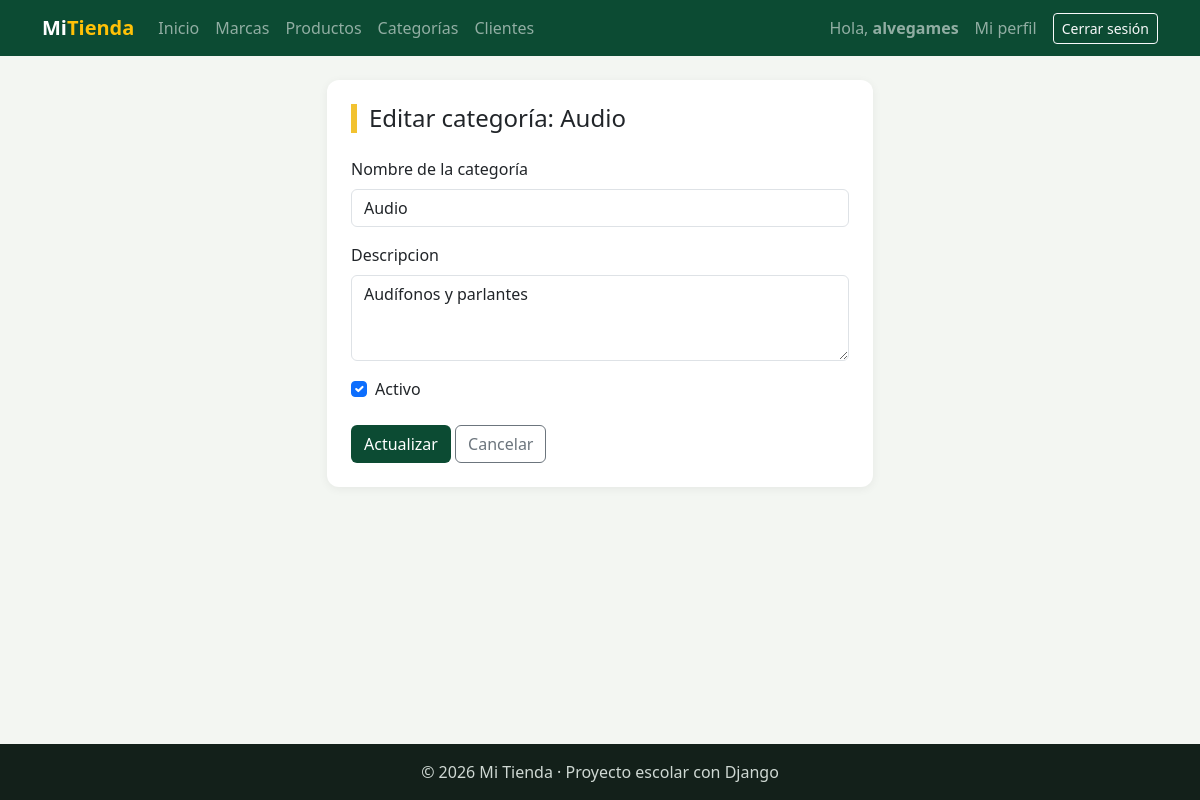
The app's page /facturacion/categorias/editar/2/ (signed in) with its own data.
### facturacion/models.py (models this page shows, shortened)
class Categoria(models.Model):                   # Hereda de models.Model → Django la convierte en tabla
    nombre = models.CharField(                   # CharField = texto corto → columna VARCHAR
        max_length=60,                           #   máximo 60 letras (OBLIGATORIO en CharField)
        unique=True,                             #   no puede haber dos categorías con el mismo nombre
    )
    descripcion = models.TextField(blank=True)   # TextField = texto largo. blank=True: el formulario lo deja vacío
    activo = models.BooleanField(default=True)   # Verdadero/Falso. default: valor si no se indica otro
    class Meta:                                  # Meta = configuración de la TABLA (no son columnas)
        verbose_name = "Categoría"               #   nombre en singular (se ve en el admin y en errores)
        verbose_name_plural = "Categorías"       #   nombre en plural
        ordering = ["nombre"]                    #   orden por defecto de las consultas: A → Z

### facturacion/views.py (the view)
# urls.py: path("categorias/editar/<int:pk>/", views.categoria_editar, name="categoria_editar"),        # Editar
@login_required
def categoria_editar(request, pk):                         # UPDATE · pk viene de la URL: /categorias/editar/3/
    categoria = get_object_or_404(Categoria, pk=pk)        # La buscamos; si no existe → 404
    if request.method == "POST":                           # POST: presionó "Actualizar"
        form = CategoriaForm(request.POST, instance=categoria)   # Datos nuevos sobre la categoría que ya existe
        if form.is_valid():
            form.save()                                    # UPDATE (no crea otra)
            messages.success(request, f"Categoría «{categoria.nombre}» actualizada.")
            return redirect("facturacion:categoria_lista")
    else:                                                  # GET: formulario LLENO con los datos actuales
        form = CategoriaForm(instance=categoria)
    contexto = {"titulo": f"Editar categoría: {categoria.nombre}", "form": form, "boton": "Actualizar"}
    return render(request, "facturacion/categoria_form.html", contexto)   # Mismo template que crear

### facturacion/forms.py (shortened to what this page needs)
class CategoriaForm(forms.ModelForm):                    # Formulario construido desde el modelo Categoria
    class Meta:
        model = Categoria                                # ¿De qué modelo sale? De Categoria
        fields = ["nombre", "descripcion", "activo"]     # Campos que muestra y en qué orden
        labels = {"nombre": "Nombre de la categoría"}    # Texto de la etiqueta del campo nombre
        widgets = {                                      # Cómo se dibuja cada campo en HTML
            "nombre": forms.TextInput(attrs={"class": "form-control", "placeholder": "Ej: Laptops"}),
            "descripcion": forms.Textarea(attrs={"class": "form-control", "rows": 3}),
            "activo": forms.CheckboxInput(attrs={"class": "form-check-input"}),
        }

### facturacion/templates/facturacion/categoria_form.html (shortened to what this page needs)
{% extends "base.html" %}
{% block contenido %}
<div class="row justify-content-center">
    <div class="col-md-7 col-lg-6">
        <div class="tarjeta">
            <h1 class="h4 titulo-pagina mb-4">{{ titulo }}</h1>
            <form method="post" novalidate>
                <div class="mb-3">
                    <label class="form-label" for="{{ form.nombre.id_for_label }}">{{ form.nombre.label }}</label>
                    {{ form.nombre }}
                </div>
                <div class="mb-3">
                    <label class="form-label" for="{{ form.descripcion.id_for_label }}">{{ form.descripcion.label }}</label>
                    {{ form.descripcion }}
                </div>
                <div class="form-check mb-4">
                    {{ form.activo }}
                    <label class="form-check-label" for="{{ form.activo.id_for_label }}">Activo</label>
                </div>
                <button type="submit" class="btn btn-verde">{{ boton }}</button>
                <a href="{% url 'facturacion:categoria_lista' %}" class="btn btn-outline-secondary">Cancelar</a>
            </form>
        </div>
    </div>
</div>
{% endblock %}

### templates/base.html (shortened to what this page needs)
{% load static %}
<!DOCTYPE html>
<html lang="es">
<head>
    <link href="https://cdn.jsdelivr.net/npm/bootstrap@5.3.3/dist/css/bootstrap.min.css" rel="stylesheet">
    <link rel="stylesheet" href="{% static 'css/estilos.css' %}">
</head>
<body>
    <nav class="navbar navbar-expand-lg navbar-dark barra">
        <div class="container">
            <a class="navbar-brand fw-bold" href="{% url 'home' %}">Mi<span class="text-warning">Tienda</span></a>
            <div class="collapse navbar-collapse" id="menu">
                <ul class="navbar-nav me-auto">
                    <li class="nav-item"><a class="nav-link" href="{% url 'home' %}">Inicio</a></li>
                    {% if user.is_authenticated %}
                        <li class="nav-item"><a class="nav-link" href="{% url 'facturacion:marca_lista' %}">Marcas</a></li>
                        <li class="nav-item"><a class="nav-link" href="{% url 'facturacion:producto_lista' %}">Productos</a></li>
                        <li class="nav-item"><a class="nav-link" href="{% url 'facturacion:categoria_lista' %}">Categorías</a></li>
                        <li class="nav-item"><a class="nav-link" href="{% url 'facturacion:cliente_lista' %}">Clientes</a></li>
                    {% endif %}
                </ul>
                <ul class="navbar-nav align-items-lg-center gap-2">
                    {% if user.is_authenticated %}
                        <li class="nav-item navbar-text">Hola, <b>{{ user.username }}</b></li>
                        <li class="nav-item"><a class="nav-link" href="{% url 'facturacion:mi_perfil' %}">Mi perfil</a></li>
                        <li class="nav-item">
                            <form method="post" action="{% url 'logout' %}" class="m-0">
                                <button type="submit" class="btn btn-sm btn-outline-light">Cerrar sesión</button>
                            </form>
                        </li>
                    {% else %}
                        <li class="nav-item"><a class="nav-link" href="{% url 'login' %}">Ingresar</a></li>
                        <li class="nav-item"><a class="btn btn-sm btn-warning" href="{% url 'registro' %}">Crear cuenta</a></li>
                    {% endif %}
                </ul>
            </div>
        </div>
    </nav>
    <main class="container py-4">
        {% block contenido %}{% endblock %}
    </main>
    <footer class="pie text-center py-3">© 2026 Mi Tienda · Proyecto escolar con Django</footer>
</body>
</html>

### static/css/estilos.css (style rules this page uses)
:root { --verde: #0c4b33; --verde-claro: #2f9e6e; --amarillo: #f2c230; }
body { background-color: #f3f6f2; min-height: 100vh; display: flex; flex-direction: column; }
main { flex: 1; }
.barra { background-color: var(--verde); }
.titulo-pagina { border-left: 6px solid var(--amarillo); padding-left: 12px; }
.tarjeta { background-color: white; border-radius: 12px; padding: 24px; box-shadow: 0 2px 10px rgba(0, 0, 0, .06); }
.btn-verde { background-color: var(--verde); color: white; }
.pie { background-color: #13201a; color: #cfd8d3; }

### records on screen
Categoria: nombre "Audio", descripcion "Audífonos y parlantes", activo "☑"

### other values on screen
{{ user.username }} "alvegames"
{{ titulo }} "Editar categoría: Audio"
{{ boton }} "Actualizar"
